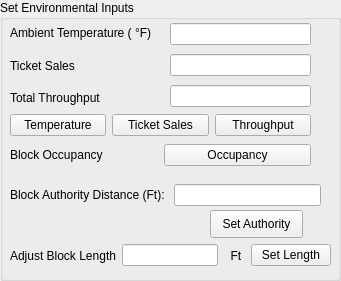
     <widget class="QGroupBox" name="testbenchInputsGroupTB">
      <property name="geometry">
       <rect>
        <x>570</x>
        <y>0</y>
        <width>341</width>
        <height>281</height>
       </rect>
      </property>
      <property name="font">
       <font>
        <weight>50</weight>
        <bold>false</bold>
       </font>
      </property>
      <property name="title">
       <string>Set Environmental Inputs</string>
      </property>
      <widget class="QWidget" name="verticalLayoutWidget_7">
       <property name="geometry">
        <rect>
         <x>10</x>
         <y>20</y>
         <width>161</width>
         <height>91</height>
        </rect>
       </property>
       <layout class="QVBoxLayout" name="environmentlabelsTBBlock">
        <item>
         <widget class="QLabel" name="Derailment_2">
          <property name="text">
           <string>Ambient Temperature ( °F)</string>
          </property>
         </widget>
        </item>
        <item>
         <widget class="QLabel" name="trackcircuitFailure_2">
          <property name="text">
           <string>Ticket Sales</string>
          </property>
         </widget>
        </item>
        <item>
         <widget class="QLabel" name="throughputTBlabel">
          <property name="text">
           <string>Total Throughput</string>
          </property>
         </widget>
        </item>
       </layout>
      </widget>
      <widget class="QWidget" name="verticalLayoutWidget_8">
       <property name="geometry">
        <rect>
         <x>170</x>
         <y>20</y>
         <width>141</width>
         <height>91</height>
        </rect>
       </property>
       <layout class="QVBoxLayout" name="environmentOutputsTBBlock">
        <item>
         <widget class="QLineEdit" name="trackTemperatureTB_I"/>
        </item>
        <item>
         <widget class="QLineEdit" name="boardingCountTB_I"/>
        </item>
        <item>
         <widget class="QLineEdit" name="throughputTB_I"/>
        </item>
       </layout>
      </widget>
      <widget class="QWidget" name="horizontalLayoutWidget_10">
       <property name="geometry">
        <rect>
         <x>10</x>
         <y>110</y>
         <width>301</width>
         <height>31</height>
        </rect>
       </property>
       <layout class="QHBoxLayout" name="environmentalinputsblock">
        <item>
         <widget class="QPushButton" name="settempTB_Button">
          <property name="text">
           <string>Temperature</string>
          </property>
         </widget>
        </item>
        <item>
         <widget class="QPushButton" name="setboardingCountTB_button">
          <property name="text">
           <string>Ticket Sales</string>
          </property>
         </widget>
        </item>
        <item>
         <widget class="QPushButton" name="setThroughputTB_Button">
          <property name="text">
           <string>Throughput</string>
          </property>
         </widget>
        </item>
       </layout>
      </widget>
      <widget class="QWidget" name="horizontalLayoutWidget_39">
       <property name="geometry">
        <rect>
         <x>10</x>
         <y>140</y>
         <width>301</width>
         <height>30</height>
        </rect>
       </property>
       <layout class="QHBoxLayout" name="AuthOccblock">
        <item>
         <widget class="QLabel" name="label_19">
          <property name="text">
           <string>Block Occupancy</string>
          </property>
         </widget>
        </item>
        <item>
         <widget class="QPushButton" name="occupancyTB_Button">
          <property name="text">
           <string>Occupancy</string>
          </property>
         </widget>
        </item>
       </layout>
      </widget>
      <widget class="QWidget" name="horizontalLayoutWidget_40">
       <property name="geometry">
        <rect>
         <x>10</x>
         <y>180</y>
         <width>311</width>
         <height>30</height>
        </rect>
       </property>
       <layout class="QHBoxLayout" name="AuthOccblock_2">
        <item>
         <widget class="QLabel" name="label">
          <property name="text">
           <string>Block Authority Distance (Ft): </string>
          </property>
         </widget>
        </item>
        <item>
         <widget class="QLineEdit" name="authorityTB_I"/>
        </item>
       </layout>
      </widget>
      <widget class="QWidget" name="horizontalLayoutWidget_24">
       <property name="geometry">
        <rect>
         <x>10</x>
         <y>240</y>
         <width>321</width>
         <height>31</height>
        </rect>
       </property>
       <layout class="QHBoxLayout" name="horizontalLayout_4">
        <item>
         <widget class="QLabel" name="adjustblocklabelTB">
          <property name="text">
           <string>Adjust Block Length</string>
          </property>
         </widget>
        </item>
        <item>
         <widget class="QLineEdit" name="setblockLengthTB_I"/>
        </item>
        <item>
         <widget class="QLabel" name="label_18">
          <property name="sizePolicy">
           <sizepolicy hsizetype="MinimumExpanding" vsizetype="MinimumExpanding">
            <horstretch>0</horstretch>
            <verstretch>0</verstretch>
           </sizepolicy>
          </property>
          <property name="text">
           <string>  Ft </string>
          </property>
         </widget>
        </item>
        <item>
         <widget class="QPushButton" name="setblockLengthTB_button">
          <property name="text">
           <string>Set Length</string>
          </property>
         </widget>
        </item>
       </layout>
      </widget>
      <widget class="QPushButton" name="authorityTB_button">
       <property name="geometry">
        <rect>
         <x>210</x>
         <y>210</y>
         <width>93</width>
         <height>28</height>
        </rect>
       </property>
       <property name="text">
        <string>Set Authority</string>
       </property>
      </widget>
     </widget>
